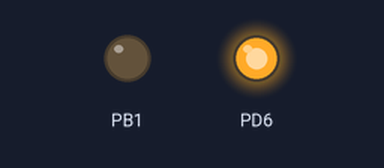
A program run on a simulated ATmega328P, built with avr-gcc and emulated at 16 MHz. On the bench: output pins drawn as LEDs (lit = HIGH). At 3.0 s the program stops and its outputs stay as they are.

Above: at 0.1 s.
Timing chart, 0 to 1.6 s (numbered marks = the images above):
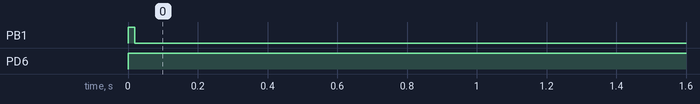

The program:

main.cpp
```cpp
/*
 * Uno2.cpp
 *
 * Created: 16/05/2019 08:54:00
 * Author : Compf
 */

#define  F_CPU 16000000

#include <avr/io.h>
#include "Servo.h"
#include <util/delay.h>

Servo Lift;

int main(void)
{
    /* Replace with your application code */

	DDRD |= (1 << DDD6);
	PORTD |= (1 << PORTD6);

	DDRB |= (1 << DDB1);
	Lift.SetupTimer1();

    while (1)
    {
		Lift.MaxForward();
		_delay_ms(500);
		Lift.Off();
		_delay_ms(500);
    }
}
```

Servo.h
```cpp
class Servo
{
public:
float DutyPeriod(){return (def_MaxPulseDuration_Seconds - def_MinPulseDuration_Seconds)/2;}
float StopDuty(){return (def_MinPulseDuration_Seconds + def_MaxPulseDuration_Seconds)/2;}

void Off()
{
	Set_Servo_Duty(StopDuty());
}
void MaxForward()
{
	Set_Servo_Duty(StopDuty()+DutyPeriod());
}
void MaxBackwards()
{
	Set_Servo_Duty(StopDuty()-DutyPeriod());
}

void SetupTimer1()
{
	TCCR1A |= (1<<WGM11);
	TCCR1B |= (1<<WGM12) | (1<<WGM13);
	TCCR1A |= (1<<COM1A1)|(1<<COM1A0);
	TCCR1A |= (1<<COM1B1)|(1<<COM1B0);
	TCCR1B |= (1<<CS11);

	def_bits = 16;
	ICR1 = (F_CPU/(def_SignalFrequency_Hz*8))-1; //Amount of counts during 1 period. Period is 1/freq - 1, 8 is the prescaler.
}
void Set_PWM(int count)
{
	OCR1A = ICR1 - count;
}
void Set_Servo_Duty(int Pulselenght_seconds)
{
	double Period = 1.0/def_SignalFrequency_Hz;
	double Tiks_Per_Second = ICR1 / Period;
	double  duty = Tiks_Per_Second * (Pulselenght_seconds);

	Set_PWM(duty);
}
protected:
private:
int def_bits;
int def_port;
int def_SignalFrequency_Hz = 50;
float def_MinPulseDuration_Seconds = .0009;
float def_MaxPulseDuration_Seconds = .0021;
};
```

Measured:
- by itself, PB1: LOW → HIGH at 0.00 s, → LOW 0.02 s later
- by itself, PD6: LOW → HIGH at 0.00 s
